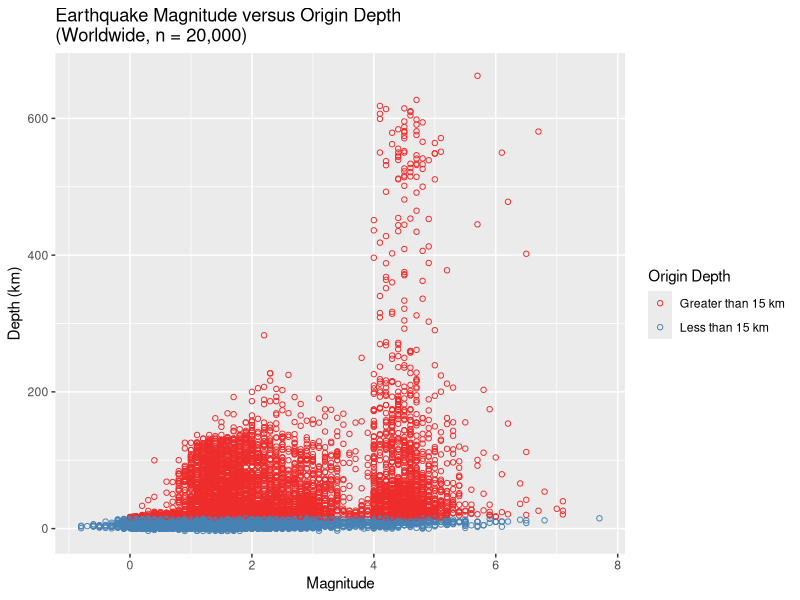
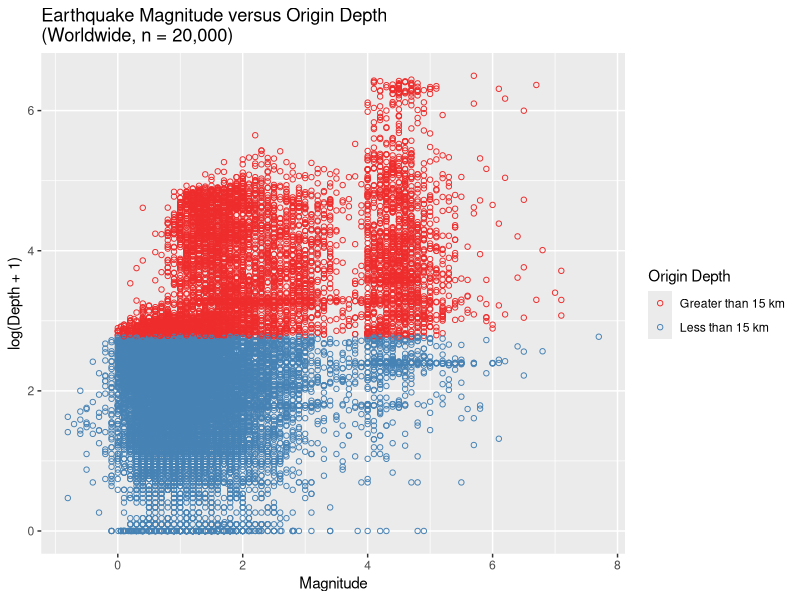

R code for these plots, in order:
# Samuel Crane
# https://github.com/samuelcrane
# 
# This plot described at http://www.samuelcrane.com/blog/earthquakes
# Earthquake data downloaded from http://earthquake.usgs.gov/earthquakes/search/


library('ggplot2')
eq20k <- read.csv('eq20k.csv')

# Formatting for all plots
cols <- c("FALSE" = "firebrick2","TRUE" = "steelblue")
Title <- 'Earthquake Magnitude versus Origin Depth\n(Worldwide, n = 20,000)'

# Define the depth threshold for the seismogenic layer
`Origin Depth` <- factor(eq20k$depth<=15)

# Make scatterplot without transformation
depths <- ggplot(eq20k, aes(x=mag, y=depth)) 
depths <- depths + geom_point(aes(color=`Origin Depth`),shape=1)
depths <- depths + labs(title = Title, x = "Magnitude", y = "Depth (km)") 
depths <- depths + scale_colour_manual(values=cols, labels = c("Greater than 15 km", "Less than 15 km"))
depths

# Make copy of original data to manipulate negative and 0 values
cleaned_eq20k <- eq20k

# Set negative values to zero
cleaned_eq20k$depth[cleaned_eq20k$depth < 0.0000] <- 0.0000

# Remove zero values by adding 1.0000 to all values
cleaned_eq20k$depth <- cleaned_eq20k$depth + 1.0000

# Check values of depth
depth_list <- sort(cleaned_eq20k$depth)

# Change the depth threshold because of the transformation:
`Origin Depth` <- factor(cleaned_eq20k$depth<=16)

# Make scatterplot with log-transformation
log_depths <- ggplot(cleaned_eq20k, aes(x=mag, y=log(depth))) 
log_depths <- log_depths + geom_point(shape=1, aes(color=`Origin Depth`))
log_depths <- log_depths + labs(title = Title, x = "Magnitude", y = "log(Depth + 1)") 
log_depths <- log_depths + scale_colour_manual(values=cols, labels = c("Greater than 15 km", "Less than 15 km"))
log_depths 
